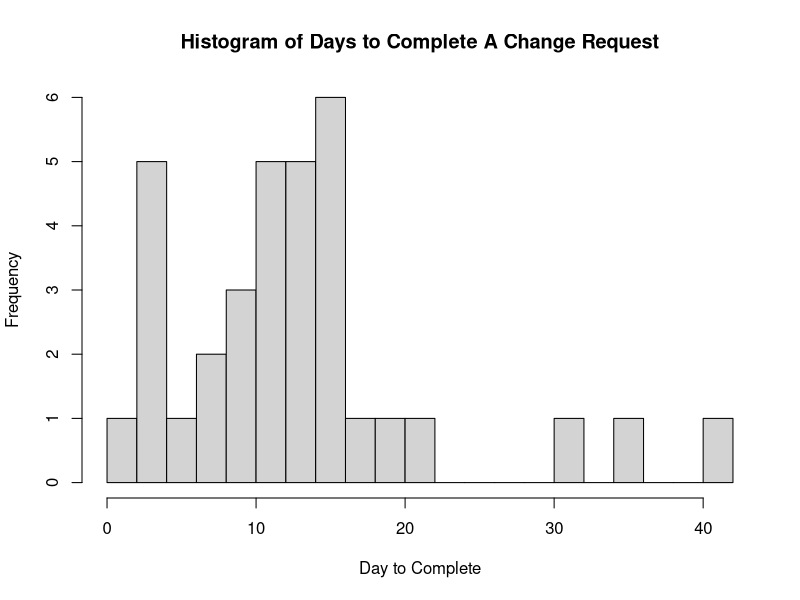
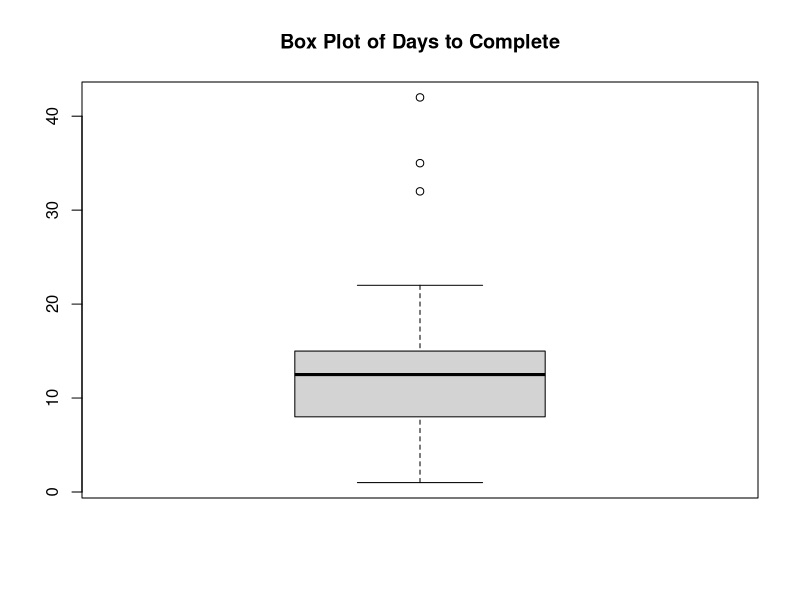
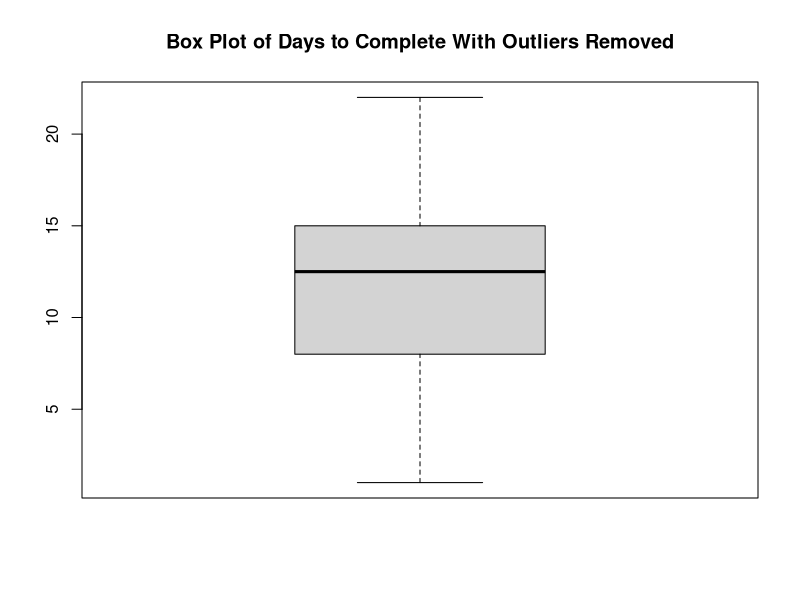
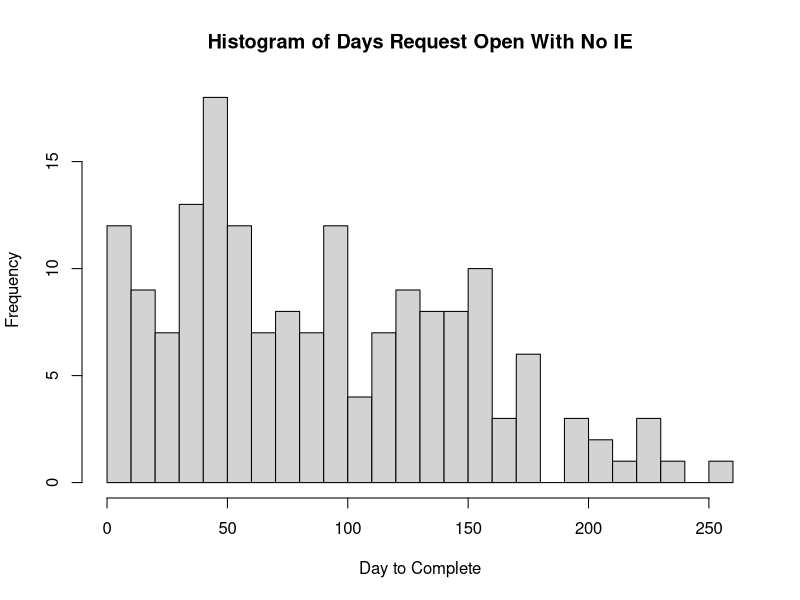
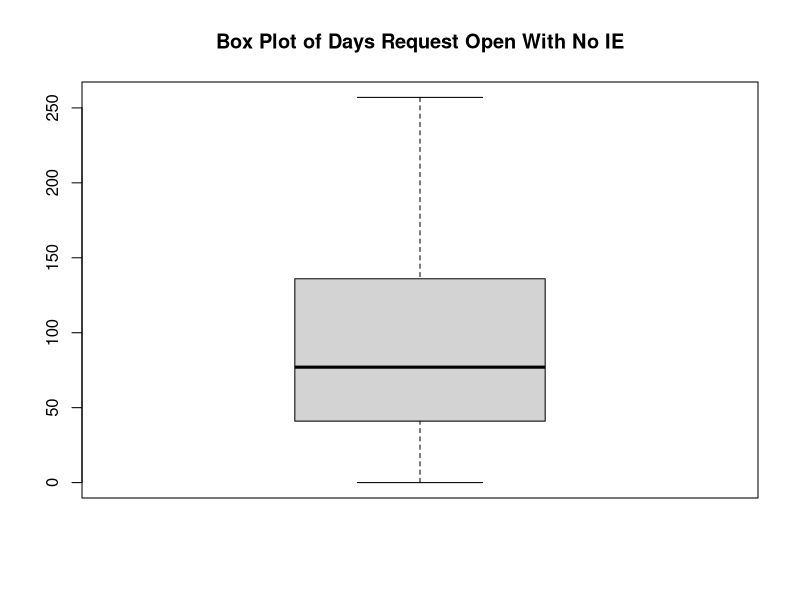
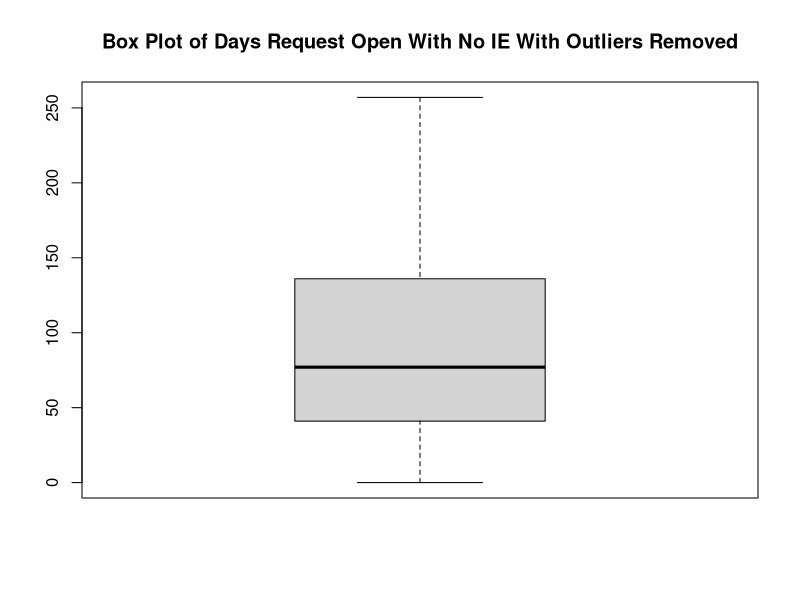

The R script that drew these images, in order:
## ---- chunk 1
                                                   # Update Title and date above
knitr::opts_chunk$set(echo = TRUE)
## ---- chunk 2
library(lubridate)
## ---- chunk 3
month <- "Jun"                                                # update line 208
year <- 2019

## ---- chunk 4
ACR <- read.csv(file = "../data/ACR.csv",
                stringsAsFactors = FALSE)
name <- c("SQA",
          "Application",
          "CRNumber",
          "CRDate",
          "CRApproved",
          "IENumber",
          "IEDate",
          "IEApproved",
          "Reason",
          "Comments")
names(ACR) <- name
rm(name)
## ---- chunk 5
ACR$SQA <- as.factor(ACR$SQA)
ACR$Application <- as.factor(ACR$Application)
ACR$CRApproved <- as.factor(ACR$CRApproved)
ACR$IEApproved <- as.factor(ACR$IEApproved)
levels(ACR$IEApproved)[1] <- NA
ACR$Reason <- as.factor(ACR$Reason)
levels(ACR$Reason)[1] <- NA
## ---- chunk 6
ACR$CRDate <- as.Date(ACR$CRDate, format = "%d-%b-%y")
ACR$IEDate<- as.Date(ACR$IEDate, format = "%d-%b-%y")
ACR$CRmonth <- lubridate::month(ACR$CRDate, label = TRUE)
ACR$CRyear <- lubridate::year(ACR$CRDate)
ACR$IEmonth <- lubridate::month(ACR$IEDate, label = TRUE)
ACR$IEyear <- lubridate::year(ACR$IEDate)          
## ---- chunk 7
str(ACR)
## ---- chunk 8
#create master dataframe
work <- subset(ACR,
               subset = (CRmonth == month & CRyear == year) |
                    (subset = IEmonth == month & IEyear == year))
# Create the CR data fram
workCR <- subset(ACR,
               subset = CRmonth == month & CRyear == year)
# create the IE data frame.
workIE <- subset(ACR,
               subset = IEmonth == month & IEyear == year)
## ---- chunk 9
nrow(subset(workCR,
            subset = (CRApproved == "A" | CRApproved == "A-FP"))) -
  nrow(subset(workCR,
            subset = (IEApproved == "D")))
## ---- chunk 10
nrow(subset(workCR,
            subset = (CRApproved == "D")))
## ---- chunk 11
nrow(subset(workIE,
            subset = (IEApproved == "A" | IEApproved == "A-FP")))
## ---- chunk 12
nrow(subset(workIE,
            subset = (CRApproved == "D")))
## ---- chunk 13
nrow(subset(workCR,
            subset = CRApproved == "A-FP")) / 
     nrow(workCR) * 100
## ---- chunk 14
nrow(subset(workIE,
            subset = IEApproved == "A-FP")) / 
     nrow(workIE) * 100
## ---- chunk 15
nrow(subset(work,
            subset = (CRApproved == "A-FP" & IEApproved == "A-FP"))) /
     nrow(work) * 100
## ---- chunk 16
# select from work all that had approved IE for the month
work.all <- subset(work,
                   subset = (IEApproved == "A" | IEApproved == "A-FP"))
# need to figure out a way to make this unique and selected the correct record


# compute interval
work.all$Interval <- as.numeric(work.all$IEDate - work.all$CRDate)
# results
nrow(work.all)
summary(work.all$Interval)
sd(work.all$Interval)
table(work.all$Interval)
quantile(work.all$Interval)
hist(work.all$Interval,
     breaks = 20,
     main = "Histogram of Days to Complete A Change Request",
     xlab = "Day to Complete")
boxplot(work.all$Interval,
        main = "Box Plot of Days to Complete")
boxplot(work.all$Interval,
        main = "Box Plot of Days to Complete With Outliers Removed",
        outline = FALSE)
## ---- chunk 17
# selected records that have approved CR but no IE
work.open <- subset(ACR,
                    subset = (CRApproved == "A-FP" | CRApproved == "A") & 
                         is.na(IEApproved))
# compute days open                             Set below to first of next month
work.open$daysOpen <- as.numeric(as.Date("1-Jul-19", 
                                         format = "%d-%b-%y") - 
                                      work.open$CRDate)
# Results
nrow(work.open)
summary(work.open$daysOpen)
sd(work.open$daysOpen)
quantile(work.open$daysOpen)
hist(work.open$daysOpen,
     breaks = 20,
     main = "Histogram of Days Request Open With No IE",
     xlab = "Day to Complete")
boxplot(work.open$daysOpen,
        main = "Box Plot of Days Request Open With No IE")
boxplot(work.open$daysOpen,
        main = "Box Plot of Days Request Open With No IE With Outliers Removed",
        outline = FALSE)
